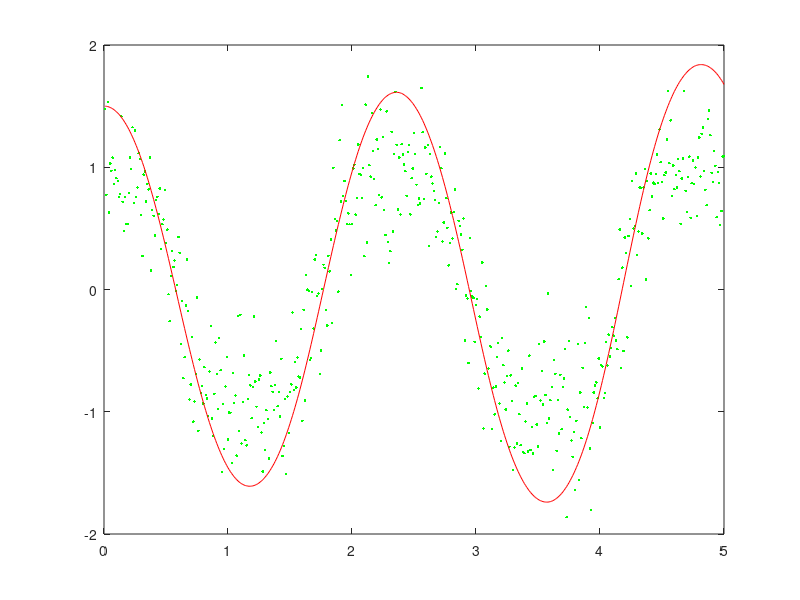

This figure's MATLAB source:
%%%%%%%%%%%%%%%%%%%%%%%%%%%%%%%%%%%%%%%%%%%%%%%%%%%%%%%%%%%%%%%%%
%
% Simulate pendulum data for the examples in the book
%
% Simo Sarkka and Lennart Svensson (2023), Bayesian Filtering and Smoothing,
% 2nd ed., Cambridge University Press.
% 
% See LICENSE provided with the software.
%
%%%%%%%%%%%%%%%%%%%%%%%%%%%%%%%%%%%%%%%%%%%%%%%%%%%%%%%%%%%%%%%%%

    %%
    % Simulate simple pendulum. Note that the system easily
    % diverges, but it should not matter.
    %
    
    % Remember to comment these out when benchmarking!
    fprintf('!! Using fixed random stream !!\n');
    rng(1,'twister');
    % <--- 
    
    DT = 0.01;
    g  = 9.81;
    Q  = 0.01*[DT^3/3 DT^2/2; DT^2/2 DT];
    R  = 0.1;
%    m0 = [1.6;0]; % Slightly off
%    P0 = 0.1*eye(2);
    m0 = [0;0];
    P0 = eye(2);
    
    steps = 500;
    
    QL = chol(Q,'lower');
    
    T = zeros(1,steps);
    X = zeros(2,steps);
    Y = zeros(1,steps);
    t = 0;
    x = [1.5;0];
    for k=1:steps
        x = [x(1)+x(2)*DT;
            x(2)-g*sin(x(1))*DT];
        w = QL * randn(2,1);
        x = x + w;
        y = sin(x(1)) + sqrt(R)*randn;
        t = t + DT;
        T(k) = t;
        X(:,k) = x;
        Y(:,k) = y;
    end
    
    % Plot the data
    clf;
    plot(T,Y,'g.',T,X(1,:),'r-');

